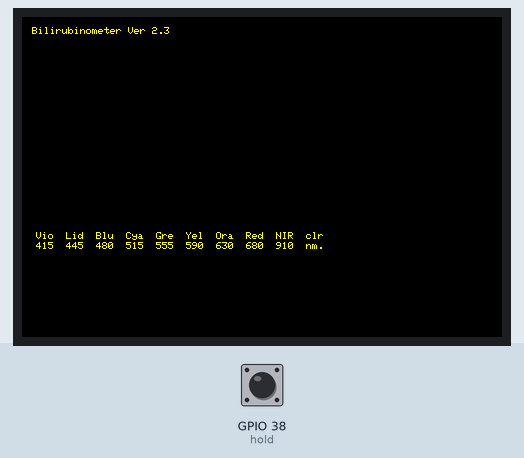
This sketch was run on a simulated ESP32. On the bench: 480×320 colour display. The inputs (shaded band) are chosen by the test bench; at power-on: GPIO 38 (hold) HIGH. WiFi joins after 1.5 s; servers stay silent unless stated; random numbers use the default seed unless the sketch sets one; what the sketch prints to the serial monitor is not drawn.

Above: at 0.4 s.
At 7.3 s:
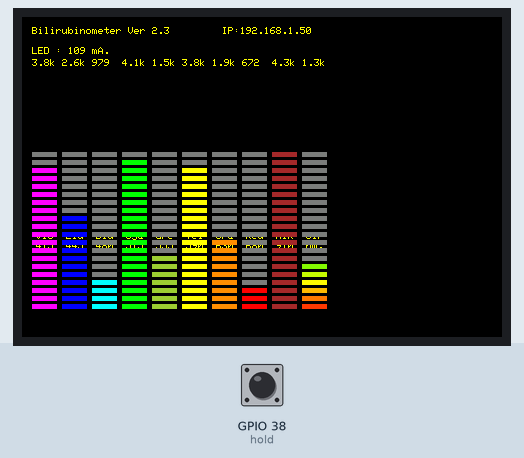
7.4 s: GPIO 38 (hold) pulled LOW for 3.2 s
At 8.7 s:
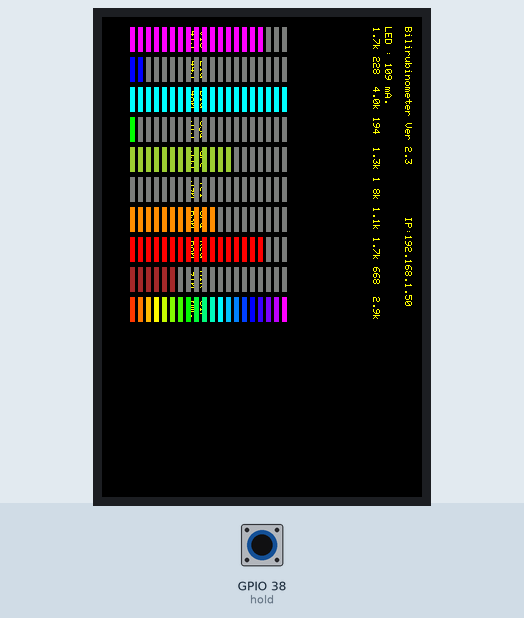
13.1 s: GPIO 38 (hold) pulled LOW for 1 s
At 21.3 s:
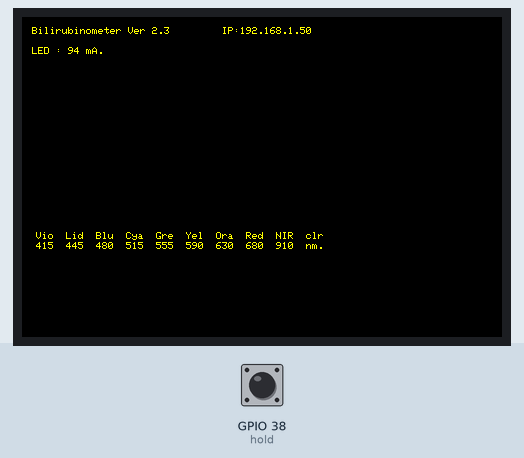

Measured:
- what the display in image 3 shows lasts 1.0 s, from 20.5 s to 21.5 s

The sketch:

TTGO_TEST_wifi.ino
```cpp
#include "color.h"
// Meter colour schemes
#define RED2RED     0
#define GREEN2GREEN 1
#define BLUE2BLUE   2
#define BLUE2RED    3
#define GREEN2RED   4
#define RED2GREEN   5
#define RAINBOW     6

#define xviolet        10
#define xblue          11
#define xlight_blue    12
#define xgreen         13
#define xyellow_green  14
#define xyellow        15
#define xorange        16
#define xred           17
#define xir            18
#define xClear         19

#include <TFT_eSPI.h>
#include <SPI.h>
TFT_eSPI tft = TFT_eSPI();

#include <WiFi.h>
#include <WebServer.h>
#include <WebSocketsServer.h>
#include <Ticker.h>

String labels[] = {"415", "455", "480", "515", "555", "590", "630", "680", "990" , "Clear"};

const char * ssid = "00000000";
const char * password = "00000000";

int bands[11] = {0, 0, 0, 0, 0, 0, 0, 0, 0, 0};


int vol = 34;
int hold = 38;
int d1, d2, d3, d4, d5, d6, d7, d8, d9, d10;
int xd1, xd2, xd3, xd4, xd5, xd6, xd7, xd8, xd9, xd10;
int yd1, yd2, yd3, yd4, yd5, yd6, yd7, yd8, yd9, yd10;
String zd1, zd2, zd3, zd4, zd5, zd6, zd7, zd8, zd9, zd10;
int AVG_d = 0;
int reading = 0;
unsigned long period = 20000;
unsigned long last_time = 0;

//=======web========
WebServer server(80);

// Adding a websocket to the server
WebSocketsServer webSocket = WebSocketsServer(81);

// Serving a web page (from flash memory)
char webpage[] PROGMEM = R"=====(
<html>
<!-- Adding a data chart using Chart.js -->
<head>
  <script src='https://cdnjs.cloudflare.com/ajax/libs/Chart.js/2.5.0/Chart.min.js'></script>
</head>
<body onload="javascript:init()">
<h2> Bilirubinometer Ver 2.3 </h2>
<div>
  <canvas id="chart" width="600" height="400"></canvas>
</div>
<!-- Adding a websocket to the client (webpage) -->
<script>
  var webSocket, dataPlot;
  var maxDataPoints = 20;
  const maxValue = 5000;
  const maxLow = maxValue * 0.5;
  const maxMedium = maxValue * 0.2;
  const maxHigh = maxValue * 0.3;

  function init() {
    webSocket = new WebSocket('ws://' + window.location.hostname + ':81/');
    dataPlot = new Chart(document.getElementById("chart"), {
      type: 'bar',
      data: {
        labels: [],
        datasets: [{
          data: [],
          label: "Low",
          backgroundColor: "#D6E9C6"
        },
        {
          data: [],
          label: "Moderate",
          backgroundColor: "#FAEBCC"
        },
        {
          data: [],
          label: "High",
          backgroundColor: "#EBCCD1"
        },
        ]
      },
      options: {
          responsive: false,
          animation: false,
          scales: {
              xAxes: [{ stacked: true }],
              yAxes: [{
                  display: true,
                  stacked: true,
                  ticks: {
                    beginAtZero: true,
                    steps: 1000,
                    stepValue: 500,
                    max: maxValue
                  }
              }]
           }
       }
    });
    webSocket.onmessage = function(event) {
      var data = JSON.parse(event.data);
      dataPlot.data.labels = [];
      dataPlot.data.datasets[0].data = [];
      dataPlot.data.datasets[1].data = [];
      dataPlot.data.datasets[2].data = [];

      data.forEach(function(element) {
        dataPlot.data.labels.push(element.bin);
        var lowValue = Math.min(maxLow, element.value);
        dataPlot.data.datasets[0].data.push(lowValue);

        var mediumValue = Math.min(Math.max(0, element.value - lowValue), maxMedium);
        dataPlot.data.datasets[1].data.push(mediumValue);

        var highValue = Math.max(0, element.value - lowValue - mediumValue);
        dataPlot.data.datasets[2].data.push(highValue);

      });
      dataPlot.update();
    }
  }

</script>
</body>
</html>
)=====";


void webSocketEvent(uint8_t num, WStype_t type, uint8_t * payload, size_t length){
  // Do something with the data from the client
  if(type == WStype_TEXT){

  }
}
//===============WEB=================

void getData() {
  String json = "[";
  for (int i = 0; i < 10; i++) {
    if (i > 0) {
      json +=", ";
    }
    json += "{\"bin\":";
    json += "\"" + labels[i] + "\"";
    json += ", \"value\":";
    json += String(bands[i]);
    json += "}";
  }
  json += "]";
  webSocket.broadcastTXT(json.c_str(), json.length());
}

//--------socket------------
void setup(void) {


  pinMode(vol, INPUT);
  pinMode(hold, INPUT_PULLUP);

  Serial.begin(115200);

  tft.begin();

  tft.fillScreen(TFT_BLACK);
  tft.setRotation(1);
  tft.setCursor(8, 215);
  tft.setTextSize (0);
  tft.setTextColor ( TFT_YELLOW , TFT_BLACK);
  tft.print (" Vio  Lid  Blu  Cya  Gre  Yel  Ora  Red  NIR  clr");
  tft.setCursor(8, 225);
  tft.setTextSize (0);
  tft.setTextColor ( TFT_YELLOW , TFT_BLACK);
  tft.print (" 415  445  480  515  555  590  630  680  910  nm.");

  tft.setCursor(10, 10);
  tft.setTextSize (0);
  tft.setTextColor ( TFT_YELLOW , TFT_BLACK);
  tft.print ("Bilirubinometer Ver 2.3");

  WiFi.begin(ssid, password);
  Serial.begin(115200);
  tft.setCursor(10, 10);
  tft.setTextSize (0);
  tft.setTextColor ( TFT_YELLOW , TFT_BLACK);
  while(WiFi.status()!=WL_CONNECTED) {
    Serial.print(".");
    delay(500);
  }
  Serial.println("");
  Serial.print("IP Address: ");
  Serial.println(WiFi.localIP());
  delay(1000);
  server.on("/",[](){
    server.send_P(200, "text/html", webpage);
  });

   tft.setCursor(200, 10);
  tft.setTextSize (0);
  tft.setTextColor ( TFT_YELLOW , TFT_BLACK);
  tft.print ("IP:"+IpAddress2String(WiFi.localIP()));

  server.begin();
  webSocket.begin();
  webSocket.onEvent(webSocketEvent);

}

int vo = 0;
int MA = 0;
float offset = 1.75;

void loop() {
   webSocket.loop();
   server.handleClient();

  //LED Range is 4mA to 258mA [ rotary_encode ]
  if (digitalRead(hold) == 0) {
  } else {
    MA = random(0, 128);
    if (MA < 4) {
      MA = 0;
    }
    else if (MA > 128) {
      MA = 120;
    }
    else {}

    //----------------------------------------------
    if ( millis() - last_time > period + last_time) {
      last_time = millis();
      tft.fillScreen(TFT_BLACK);
      //ESP.restart();
      tft.setRotation(1);
      tft.setCursor(8, 215);
      tft.setTextSize (0);
      tft.setTextColor ( TFT_YELLOW , TFT_BLACK);
      tft.print (" Vio  Lid  Blu  Cya  Gre  Yel  Ora  Red  NIR  clr");
      tft.setCursor(8, 225);
      tft.setTextSize (0);
      tft.setTextColor ( TFT_YELLOW , TFT_BLACK);
      tft.print (" 415  445  480  515  555  590  630  680  910  nm.");
      tft.setCursor(10, 10);
      tft.setTextSize (0);
      tft.setTextColor ( TFT_YELLOW , TFT_BLACK);
      tft.print ("Bilirubinometer Ver 2.3 ");
      tft.setCursor(200, 10);
      tft.setTextSize (0);
      tft.setTextColor ( TFT_YELLOW , TFT_BLACK);
      tft.print ("IP:"+IpAddress2String(WiFi.localIP()));
    }


    read_X();

    linearMeter(map(d1, 0, AVG_d * offset, 0, 20), 20,       10, 5, 25, 3, 20, xviolet);
    linearMeter(map(d2, 0, AVG_d * offset, 0, 20), 20,  10 + 30, 5, 25, 3, 20, xblue);
    linearMeter(map(d3, 0, AVG_d * offset, 0, 20), 20,  40 + 30, 5, 25, 3, 20, xlight_blue);
    linearMeter(map(d4, 0, AVG_d * offset, 0, 20), 20,  70 + 30, 5, 25, 3, 20, xgreen);
    linearMeter(map(d5, 0, AVG_d * offset, 0, 20), 20, 100 + 30, 5, 25, 3, 20, xyellow_green);
    linearMeter(map(d6, 0, AVG_d * offset, 0, 20), 20, 130 + 30, 5, 25, 3, 20, xyellow);
    linearMeter(map(d7, 0, AVG_d * offset, 0, 20), 20, 160 + 30, 5, 25, 3, 20, xorange);
    linearMeter(map(d8, 0, AVG_d * offset, 0, 20), 20, 190 + 30, 5, 25, 3, 20, xred);
    linearMeter(map(d9, 0, AVG_d * offset, 0, 20), 20, 220 + 30, 5, 25, 3, 20, xir);
    linearMeter(map(d10, 0, AVG_d * offset , 0, 20), 20, 250 + 30, 5, 25, 3, 20, RAINBOW);
    getData();

  }
}

void read_X() {
  tft.setRotation(1);
  tft.setCursor(10, 30);
  tft.setTextSize (0);
  tft.setTextColor ( TFT_YELLOW , TFT_BLACK);
  tft.print ("LED : " + (String)MA + " mA. ");
  d1 = random(0, 5000);
  d2 = random(0, 5000);
  d3 = random(0, 5000);
  d4 = random(0, 5000);
  d5 = random(0, 5000);
  d6 = random(0, 5000);
  d7 = random(0, 5000);
  d8 = random(0, 5000);
  d10 = random(0,5000);
  d9 = random(0, 5000);

  bands[0] = d1;
  bands[1] = d2;
  bands[2] = d3;
  bands[3] = d4;
  bands[4] = d5;
  bands[5] = d6;
  bands[6] = d7;
  bands[7] = d8;
  bands[8] = d9;
  bands[9] = d10;

  delay(1000);

  AVG_d = (d1 + d2 + d3 + d4 + d5 + d6 + d7 + d8 + d9 + 10) / 10;
  if (d1 > 1000) {
    xd1 = d1 / 1000;
    yd1 = d1 % 1000;
    yd1 = yd1 / 100;
    zd1 = (String)xd1 + "." + (String)yd1 + "k ";
  } else {
    zd1 = (String)d1 + " ";
  }
  if (d2 > 1000) {
    xd2 = d2 / 1000;
    yd2 = d2 % 1000;
    yd2 = yd2 / 100;
    zd2 = (String)xd2 + "." + (String)yd2 + "k ";
  } else {
    zd2 = (String)d2 + " ";
  }
  if (d3 > 1000) {
    xd3 = d3 / 1000;
    yd3 = d3 % 1000;
    yd3 = yd3 / 100;
    zd3 = (String)xd3 + "." + (String)yd3 + "k ";
  } else {
    zd3 = (String)d3 + " ";
  }
  if (d4 > 1000) {
    xd4 = d4 / 1000;
    yd4 = d4 % 1000;
    yd4 = yd4 / 100;
    zd4 = (String)xd4 + "." + (String)yd4 + "k ";
  } else {
    zd4 = (String)d4 + " ";
  }
  if (d5 > 1000) {
    xd5 = d5 / 1000;
    yd5 = d5 % 1000;
    yd5 = yd5 / 100;
    zd5 = (String)xd5 + "." + (String)yd5 + "k ";
  } else {
    zd5 = (String)d5 + " ";
  }
  if (d6 > 1000) {
    xd6 = d6 / 1000;
    yd6 = d6 % 1000;
    yd6 = yd6 / 100;
    zd6 = (String)xd6 + "." + (String)yd6 + "k ";
  } else {
    zd6 = (String)d6 + " ";
  }
  if (d7 > 1000) {
    xd7 = d7 / 1000;
    yd7 = d7 % 1000;
    yd7 = yd7 / 100;
    zd7 = (String)xd7 + "." + (String)yd7 + "k ";
  } else {
    zd7 = (String)d7 + " ";
  }
  if (d8 > 1000) {
    xd8 = d8 / 1000;
    yd8 = d8 % 1000;
    yd8 = yd8 / 100;
    zd8 = (String)xd8 + "." + (String)yd8 + "k ";
  } else {
    zd8 = (String)d8 + " ";
  }
  if (d9 > 1000) {
    xd9 = d9 / 1000;
    yd9 = d9 % 1000;
    yd9 = yd9 / 100;
    zd9 = (String)xd9 + "." + (String)yd9 + "k ";
  } else {
    zd9 = (String)d9 + " ";
  }
  if (d10 > 1000) {
    xd10 = d10 / 1000;
    yd10 = d10 % 1000;
    yd10 = yd10 / 100;
    zd10 = (String)xd10 + "." + (String)yd10 + "k ";
  } else {
    zd10 = (String)d10 + " ";
  }

  tft.setRotation(1);
  tft.setTextSize (0);
  tft.setTextColor ( TFT_YELLOW , TFT_BLACK);
  tft.setCursor(10, 42); tft.print (zd1 );
  tft.setCursor(10 + 30, 42); tft.print (zd2 );
  tft.setCursor(10 + 60, 42); tft.print (zd3 );
  tft.setCursor(10 + 90, 42); tft.print (zd4 );
  tft.setCursor(10 + 120, 42); tft.print (zd5);
  tft.setCursor(10 + 150, 42); tft.print (zd6);
  tft.setCursor(10 + 180, 42); tft.print (zd7);
  tft.setCursor(10 + 210, 42); tft.print (zd8);
  tft.setCursor(10 + 240, 42); tft.print (zd9);
  tft.setCursor(10 + 270, 42); tft.print (zd10);

  // Print out the stored values for each channel
  Serial.print("415nm:");
  Serial.print(d1);
  Serial.print("\t445nm:");
  Serial.print(d2);
  Serial.print("\t480nm:");
  Serial.print(d3);
  Serial.print("\t515nm:");
  Serial.print(d4);
  Serial.print("\t555nm:");
  Serial.print(d5);
  Serial.print("\t590nm:");
  Serial.print(d6);
  Serial.print("\t630nm:");
  Serial.print(d7);
  Serial.print("\t680nm:");
  Serial.print(d8);
  Serial.print("\tClear:");
  Serial.print(d9);
  Serial.print("\tIR:");
  Serial.println(d10);

  getData();
}


// #########################################################################
//  Draw the linear meter
// #########################################################################
// val =  reading to show (range is 0 to n)
// x, y = position of top left corner
// w, h = width and height of a single bar
// g    = pixel gap to next bar (can be 0)
// n    = number of segments
// s    = colour scheme
void linearMeter(int val, int x, int y, int w, int h, int g, int n, byte s)
{
  tft.setRotation(0);
  // Variable to save "value" text colour from scheme and set default
  int colour = TFT_BLUE;
  // Draw n colour blocks
  for (int b = 1; b <= n; b++) {
    if (val > 0 && b <= val) { // Fill in coloured blocks
      switch (s) {
        case 0: colour = TFT_RED; break; // Fixed colour
        case 1: colour = TFT_GREEN; break; // Fixed colour
        case 2: colour = TFT_BLUE; break; // Fixed colour
        case 3: colour = rainbowColor(map(b, 0, n, 127,   0)); break; // Blue to red
        case 4: colour = rainbowColor(map(b, 0, n,  63,   0)); break; // Green to red
        case 5: colour = rainbowColor(map(b, 0, n,   0,  63)); break; // Red to green
        case 6: colour = rainbowColor(map(b, 0, n,   0, 159)); break; // Rainbow (red to violet)
        //==================================================================
        case 10: colour = TFT_MAGENTA; break;
        case 11: colour = TFT_BLUE; break;
        case 12: colour = TFT_CYAN; break;
        case 13: colour = TFT_GREEN; break;
        case 14: colour = TFT_YELLOWGREEN; break;
        case 15: colour = TFT_YELLOW; break;
        case 16: colour = TFT_DARKORANGE ; break;
        case 17: colour = TFT_RED; break;
        case 18: colour = TFT_BROWN; break;
        case 19: colour = TFT_GREENYELLOW; break;
      }
      tft.fillRect(x + b * (w + g), y, w, h, colour);
    }
    else // Fill in blank segments
    {
      tft.fillRect(x + b * (w + g), y, w, h, TFT_DARKGREY);
    }
  }
}

/***************************************************************************************
** Function name:           rainbowColor
** Description:             Return a 16 bit rainbow colour
***************************************************************************************/
// If 'spectrum' is in the range 0-159 it is converted to a spectrum colour
// from 0 = red through to 127 = blue to 159 = violet
// Extending the range to 0-191 adds a further violet to red band

uint16_t rainbowColor(uint8_t spectrum)
{
  spectrum = spectrum % 192;

  uint8_t red   = 0; // Red is the top 5 bits of a 16 bit colour spectrum
  uint8_t green = 0; // Green is the middle 6 bits, but only top 5 bits used here
  uint8_t blue  = 0; // Blue is the bottom 5 bits

  uint8_t sector = spectrum >> 5;
  uint8_t amplit = spectrum & 0x1F;

  switch (sector)
  {
    case 0:
      red   = 0x1F;
      green = amplit; // Green ramps up
      blue  = 0;
      break;
    case 1:
      red   = 0x1F - amplit; // Red ramps down
      green = 0x1F;
      blue  = 0;
      break;
    case 2:
      red   = 0;
      green = 0x1F;
      blue  = amplit; // Blue ramps up
      break;
    case 3:
      red   = 0;
      green = 0x1F - amplit; // Green ramps down
      blue  = 0x1F;
      break;
    case 4:
      red   = amplit; // Red ramps up
      green = 0;
      blue  = 0x1F;
      break;
    case 5:
      red   = 0x1F;
      green = 0;
      blue  = 0x1F - amplit; // Blue ramps down
      break;
  }

  return red << 11 | green << 6 | blue;
}

String IpAddress2String(const IPAddress& ipAddress)
{

    String x = String(ipAddress[0]) + "." +
           String(ipAddress[1]) + "." +
           String(ipAddress[2]) + "." +
           String(ipAddress[3]);
           return x;
}
```

Source omitted: color.h (4648 bytes)
